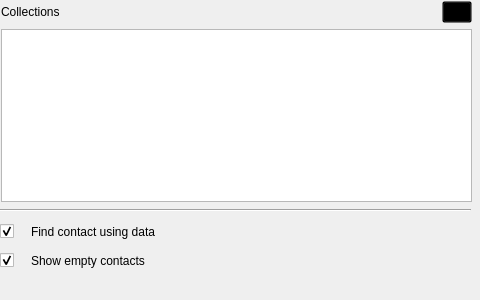
<?xml version="1.0" encoding="UTF-8"?>
<ui version="4.0">
 <class>Config</class>
 <widget class="QWidget" name="Config">
  <property name="geometry">
   <rect>
    <x>0</x>
    <y>0</y>
    <width>480</width>
    <height>300</height>
   </rect>
  </property>
  <property name="minimumSize">
   <size>
    <width>480</width>
    <height>300</height>
   </size>
  </property>
  <property name="windowTitle">
   <string>Configuration</string>
  </property>
  <widget class="QWidget" name="layoutWidget1">
   <property name="geometry">
    <rect>
     <x>1</x>
     <y>1</y>
     <width>471</width>
     <height>201</height>
    </rect>
   </property>
   <layout class="QVBoxLayout" name="verticalLayout">
    <item>
     <layout class="QHBoxLayout" name="horizontalLayout">
      <item>
       <widget class="QLabel" name="label_4">
        <property name="minimumSize">
         <size>
          <width>0</width>
          <height>0</height>
         </size>
        </property>
        <property name="text">
         <string>Collections</string>
        </property>
       </widget>
      </item>
      <item>
       <widget class="QPushButton" name="loadCollections">
        <property name="maximumSize">
         <size>
          <width>30</width>
          <height>30</height>
         </size>
        </property>
        <property name="styleSheet">
         <string notr="true">background-color:transparent</string>
        </property>
        <property name="text">
         <string/>
        </property>
       </widget>
      </item>
     </layout>
    </item>
    <item>
     <widget class="QListWidget" name="collectionsList">
      <property name="spacing">
       <number>2</number>
      </property>
     </widget>
    </item>
   </layout>
  </widget>
  <widget class="QWidget" name="layoutWidget">
   <property name="geometry">
    <rect>
     <x>0</x>
     <y>220</y>
     <width>481</width>
     <height>52</height>
    </rect>
   </property>
   <layout class="QVBoxLayout" name="verticalLayout_2">
    <item>
     <layout class="QHBoxLayout" name="horizontalLayout_2">
      <item>
       <widget class="QCheckBox" name="findData">
        <property name="maximumSize">
         <size>
          <width>25</width>
          <height>25</height>
         </size>
        </property>
        <property name="text">
         <string/>
        </property>
        <property name="checked">
         <bool>true</bool>
        </property>
       </widget>
      </item>
      <item>
       <widget class="QLabel" name="label_5">
        <property name="text">
         <string>Find contact using data</string>
        </property>
        <property name="alignment">
         <set>Qt::AlignLeading|Qt::AlignLeft|Qt::AlignVCenter</set>
        </property>
       </widget>
      </item>
     </layout>
    </item>
    <item>
     <layout class="QHBoxLayout" name="horizontalLayout_3">
      <item>
       <widget class="QCheckBox" name="showEmptyContacts">
        <property name="maximumSize">
         <size>
          <width>25</width>
          <height>25</height>
         </size>
        </property>
        <property name="text">
         <string/>
        </property>
        <property name="checked">
         <bool>true</bool>
        </property>
       </widget>
      </item>
      <item>
       <widget class="QLabel" name="label_6">
        <property name="text">
         <string>Show empty contacts</string>
        </property>
       </widget>
      </item>
     </layout>
    </item>
   </layout>
  </widget>
  <widget class="Line" name="line">
   <property name="geometry">
    <rect>
     <x>0</x>
     <y>195</y>
     <width>471</width>
     <height>31</height>
    </rect>
   </property>
   <property name="orientation">
    <enum>Qt::Horizontal</enum>
   </property>
  </widget>
 </widget>
 <resources/>
 <connections/>
</ui>
